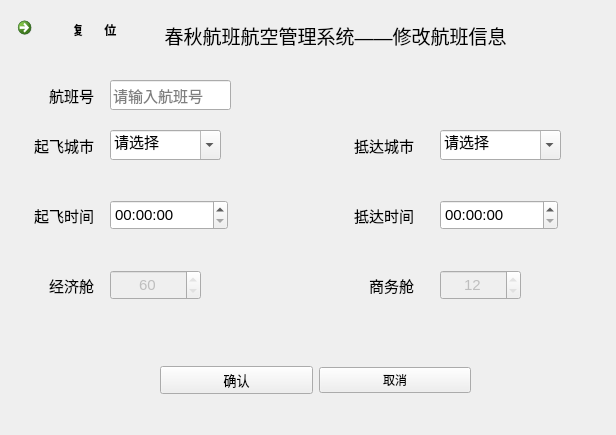
<?xml version="1.0" encoding="UTF-8"?>
<ui version="4.0">
 <class>pages_edit</class>
 <widget class="QWidget" name="pages_edit">
  <property name="geometry">
   <rect>
    <x>0</x>
    <y>0</y>
    <width>616</width>
    <height>435</height>
   </rect>
  </property>
  <property name="windowTitle">
   <string>Form</string>
  </property>
  <widget class="QComboBox" name="cityFrom">
   <property name="geometry">
    <rect>
     <x>110</x>
     <y>130</y>
     <width>111</width>
     <height>30</height>
    </rect>
   </property>
   <property name="minimumSize">
    <size>
     <width>0</width>
     <height>25</height>
    </size>
   </property>
   <property name="font">
    <font>
     <pointsize>11</pointsize>
    </font>
   </property>
   <property name="editable">
    <bool>true</bool>
   </property>
   <item>
    <property name="text">
     <string>请选择</string>
    </property>
   </item>
  </widget>
  <widget class="QLineEdit" name="text_id">
   <property name="geometry">
    <rect>
     <x>110</x>
     <y>80</y>
     <width>121</width>
     <height>30</height>
    </rect>
   </property>
   <property name="minimumSize">
    <size>
     <width>0</width>
     <height>25</height>
    </size>
   </property>
   <property name="font">
    <font>
     <pointsize>11</pointsize>
    </font>
   </property>
   <property name="placeholderText">
    <string>请输入航班号</string>
   </property>
  </widget>
  <widget class="QTimeEdit" name="startTime">
   <property name="geometry">
    <rect>
     <x>110</x>
     <y>200</y>
     <width>118</width>
     <height>30</height>
    </rect>
   </property>
   <property name="minimumSize">
    <size>
     <width>0</width>
     <height>25</height>
    </size>
   </property>
   <property name="font">
    <font>
     <pointsize>11</pointsize>
    </font>
   </property>
  </widget>
  <widget class="QSpinBox" name="num_vip">
   <property name="enabled">
    <bool>false</bool>
   </property>
   <property name="geometry">
    <rect>
     <x>440</x>
     <y>270</y>
     <width>81</width>
     <height>30</height>
    </rect>
   </property>
   <property name="minimumSize">
    <size>
     <width>0</width>
     <height>25</height>
    </size>
   </property>
   <property name="font">
    <font>
     <pointsize>11</pointsize>
    </font>
   </property>
   <property name="alignment">
    <set>Qt::AlignCenter</set>
   </property>
   <property name="minimum">
    <number>12</number>
   </property>
   <property name="maximum">
    <number>12</number>
   </property>
  </widget>
  <widget class="QWidget" name="layoutWidget">
   <property name="geometry">
    <rect>
     <x>160</x>
     <y>360</y>
     <width>311</width>
     <height>41</height>
    </rect>
   </property>
   <layout class="QGridLayout" name="gridLayout">
    <item row="0" column="0">
     <widget class="QPushButton" name="btn_yes">
      <property name="font">
       <font>
        <pointsize>10</pointsize>
       </font>
      </property>
      <property name="text">
       <string>确认</string>
      </property>
     </widget>
    </item>
    <item row="0" column="1">
     <widget class="QPushButton" name="btn_no">
      <property name="text">
       <string>取消</string>
      </property>
     </widget>
    </item>
   </layout>
  </widget>
  <widget class="QSpinBox" name="num">
   <property name="enabled">
    <bool>false</bool>
   </property>
   <property name="geometry">
    <rect>
     <x>110</x>
     <y>270</y>
     <width>91</width>
     <height>30</height>
    </rect>
   </property>
   <property name="minimumSize">
    <size>
     <width>0</width>
     <height>25</height>
    </size>
   </property>
   <property name="font">
    <font>
     <pointsize>11</pointsize>
    </font>
   </property>
   <property name="alignment">
    <set>Qt::AlignCenter</set>
   </property>
   <property name="minimum">
    <number>60</number>
   </property>
   <property name="maximum">
    <number>60</number>
   </property>
  </widget>
  <widget class="QComboBox" name="cityTo">
   <property name="geometry">
    <rect>
     <x>440</x>
     <y>130</y>
     <width>121</width>
     <height>30</height>
    </rect>
   </property>
   <property name="minimumSize">
    <size>
     <width>0</width>
     <height>25</height>
    </size>
   </property>
   <property name="font">
    <font>
     <pointsize>11</pointsize>
    </font>
   </property>
   <property name="editable">
    <bool>true</bool>
   </property>
   <item>
    <property name="text">
     <string>请选择</string>
    </property>
   </item>
  </widget>
  <widget class="QTimeEdit" name="endTime">
   <property name="geometry">
    <rect>
     <x>440</x>
     <y>200</y>
     <width>118</width>
     <height>30</height>
    </rect>
   </property>
   <property name="minimumSize">
    <size>
     <width>0</width>
     <height>25</height>
    </size>
   </property>
   <property name="font">
    <font>
     <pointsize>11</pointsize>
    </font>
   </property>
  </widget>
  <widget class="QCommandLinkButton" name="commandLinkButton">
   <property name="geometry">
    <rect>
     <x>10</x>
     <y>10</y>
     <width>161</width>
     <height>41</height>
    </rect>
   </property>
   <property name="text">
    <string>          复      位</string>
   </property>
  </widget>
  <widget class="QLabel" name="label_5">
   <property name="geometry">
    <rect>
     <x>20</x>
     <y>130</y>
     <width>74</width>
     <height>30</height>
    </rect>
   </property>
   <property name="minimumSize">
    <size>
     <width>0</width>
     <height>25</height>
    </size>
   </property>
   <property name="font">
    <font>
     <pointsize>11</pointsize>
     <bold>false</bold>
    </font>
   </property>
   <property name="text">
    <string>起飞城市</string>
   </property>
   <property name="alignment">
    <set>Qt::AlignRight|Qt::AlignTrailing|Qt::AlignVCenter</set>
   </property>
  </widget>
  <widget class="QLabel" name="label_8">
   <property name="geometry">
    <rect>
     <x>350</x>
     <y>130</y>
     <width>64</width>
     <height>30</height>
    </rect>
   </property>
   <property name="minimumSize">
    <size>
     <width>0</width>
     <height>25</height>
    </size>
   </property>
   <property name="font">
    <font>
     <pointsize>11</pointsize>
     <bold>false</bold>
    </font>
   </property>
   <property name="text">
    <string>抵达城市</string>
   </property>
   <property name="alignment">
    <set>Qt::AlignRight|Qt::AlignTrailing|Qt::AlignVCenter</set>
   </property>
  </widget>
  <widget class="QLabel" name="label_4">
   <property name="geometry">
    <rect>
     <x>350</x>
     <y>200</y>
     <width>64</width>
     <height>30</height>
    </rect>
   </property>
   <property name="minimumSize">
    <size>
     <width>0</width>
     <height>25</height>
    </size>
   </property>
   <property name="font">
    <font>
     <pointsize>11</pointsize>
     <bold>false</bold>
    </font>
   </property>
   <property name="text">
    <string>抵达时间</string>
   </property>
   <property name="alignment">
    <set>Qt::AlignRight|Qt::AlignTrailing|Qt::AlignVCenter</set>
   </property>
  </widget>
  <widget class="QLabel" name="label_3">
   <property name="geometry">
    <rect>
     <x>20</x>
     <y>200</y>
     <width>74</width>
     <height>30</height>
    </rect>
   </property>
   <property name="minimumSize">
    <size>
     <width>0</width>
     <height>25</height>
    </size>
   </property>
   <property name="font">
    <font>
     <pointsize>11</pointsize>
     <bold>false</bold>
    </font>
   </property>
   <property name="text">
    <string>起飞时间</string>
   </property>
   <property name="alignment">
    <set>Qt::AlignRight|Qt::AlignTrailing|Qt::AlignVCenter</set>
   </property>
  </widget>
  <widget class="QLabel" name="label_6">
   <property name="geometry">
    <rect>
     <x>20</x>
     <y>270</y>
     <width>74</width>
     <height>30</height>
    </rect>
   </property>
   <property name="minimumSize">
    <size>
     <width>0</width>
     <height>25</height>
    </size>
   </property>
   <property name="font">
    <font>
     <pointsize>11</pointsize>
     <bold>false</bold>
    </font>
   </property>
   <property name="text">
    <string>经济舱</string>
   </property>
   <property name="alignment">
    <set>Qt::AlignRight|Qt::AlignTrailing|Qt::AlignVCenter</set>
   </property>
  </widget>
  <widget class="QLabel" name="label_7">
   <property name="geometry">
    <rect>
     <x>350</x>
     <y>270</y>
     <width>64</width>
     <height>30</height>
    </rect>
   </property>
   <property name="minimumSize">
    <size>
     <width>0</width>
     <height>25</height>
    </size>
   </property>
   <property name="font">
    <font>
     <pointsize>11</pointsize>
     <bold>false</bold>
    </font>
   </property>
   <property name="text">
    <string>商务舱</string>
   </property>
   <property name="alignment">
    <set>Qt::AlignRight|Qt::AlignTrailing|Qt::AlignVCenter</set>
   </property>
  </widget>
  <widget class="QLabel" name="label_2">
   <property name="geometry">
    <rect>
     <x>20</x>
     <y>80</y>
     <width>74</width>
     <height>30</height>
    </rect>
   </property>
   <property name="minimumSize">
    <size>
     <width>0</width>
     <height>25</height>
    </size>
   </property>
   <property name="font">
    <font>
     <pointsize>11</pointsize>
     <bold>false</bold>
    </font>
   </property>
   <property name="text">
    <string>航班号</string>
   </property>
   <property name="alignment">
    <set>Qt::AlignRight|Qt::AlignTrailing|Qt::AlignVCenter</set>
   </property>
  </widget>
  <widget class="QLabel" name="label">
   <property name="geometry">
    <rect>
     <x>160</x>
     <y>20</y>
     <width>351</width>
     <height>31</height>
    </rect>
   </property>
   <property name="font">
    <font>
     <pointsize>14</pointsize>
    </font>
   </property>
   <property name="text">
    <string>春秋航班航空管理系统——修改航班信息</string>
   </property>
   <property name="alignment">
    <set>Qt::AlignCenter</set>
   </property>
  </widget>
 </widget>
 <resources/>
 <connections/>
</ui>
